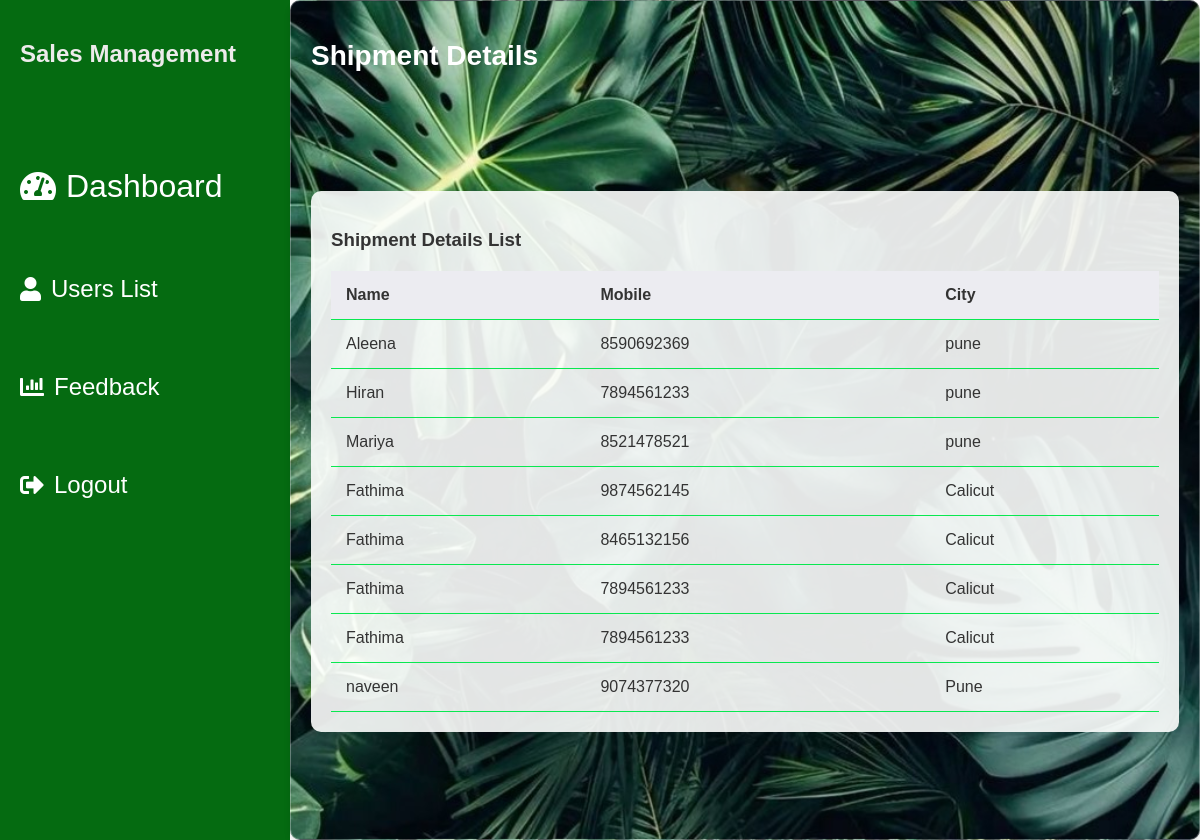
Before: /admin_userslist with the older database file.
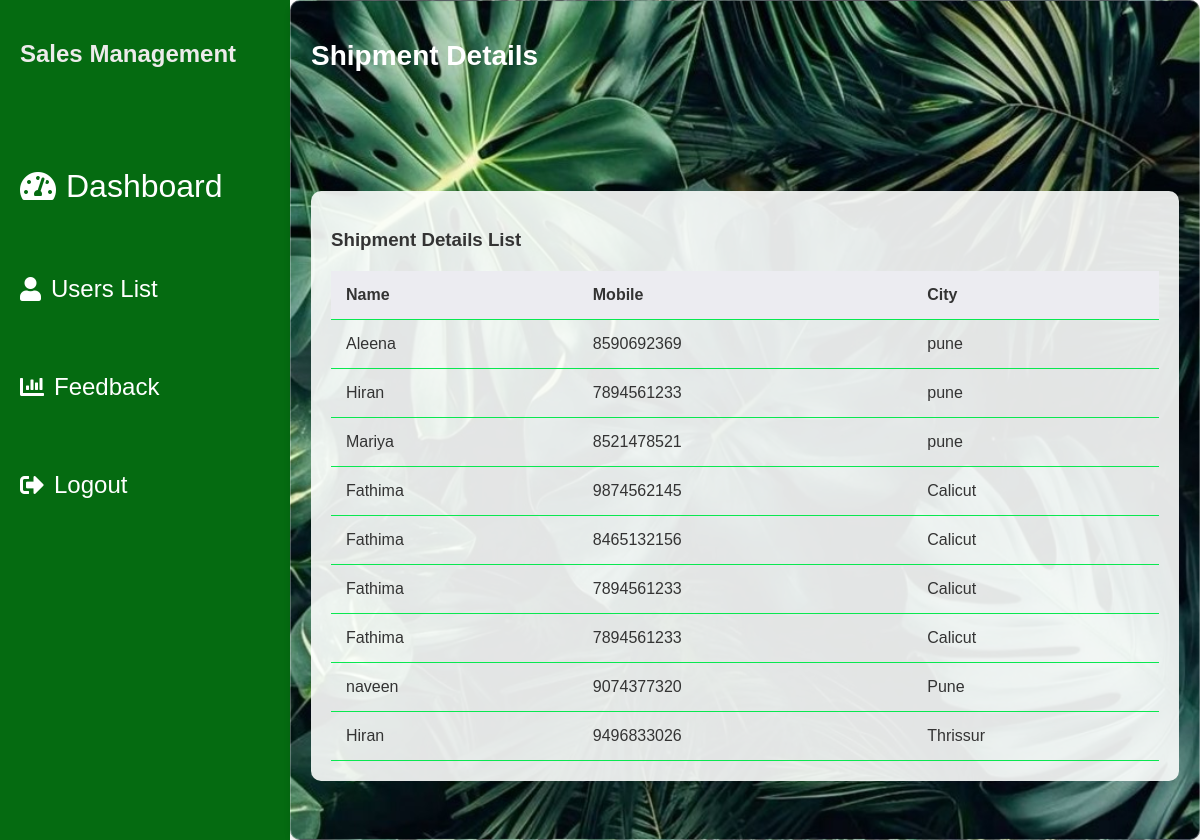
After: the same page with the newer database file.
### home/models.py (models this page shows)
class Shipment(models.Model):
    fullname = models.CharField(max_length=100)
    mobile = models.CharField(max_length=15)  # Ensure `null=True` is not set here if it's required
    pincode = models.CharField(max_length=10)
    address1 = models.TextField()
    address2 = models.TextField()
    landmark = models.CharField(max_length=255, blank=True, null=True)
    city = models.CharField(max_length=100)
    state = models.CharField(max_length=50)

### home/views.py (the view)
# urls.py: path('admin_userslist',admin_userslist,name = 'admin_userslist'),
def admin_userslist(request):
    shipment_details = Shipment.objects.all()
    return render(request,'admin_users.html',{'shipment_details':shipment_details})

### templates/admin_users.html (shortened to what this page needs)
{% load static %}
<!DOCTYPE html>
<html lang="en">
<head>
    <link rel="stylesheet" href="https://cdnjs.cloudflare.com/ajax/libs/font-awesome/5.15.4/css/all.min.css">
</head>
<body>
    <div class="container">
        <aside class="sidebar">
            <div class="logo">
                <h2> Sales Management</h2>
            </div>
            <ul class="sidebar-menu">
                <li class="active"><a href="{% url 'admin_dashboard' %}" style="color:white; padding-top: 50px; font-size: 200%; font-family: 'Gill Sans', 'Gill Sans MT', Calibri, 'Trebuchet MS', sans-serif;"><i class="fas fa-tachometer-alt"></i> Dashboard</a></li>
                <li><a href="{% url 'admin_userslist' %}" style="color:white; padding-top: 50px; font-size: 150%; font-family: 'Gill Sans', 'Gill Sans MT', Calibri, 'Trebuchet MS', sans-serif"><i class="fas fa-user"></i> Users List</a></li>
                <li><a href="{% url 'admin_feedback' %}"style="color:white; padding-top: 50px; font-size: 150%; font-family: 'Gill Sans', 'Gill Sans MT', Calibri, 'Trebuchet MS', sans-serif"><i class="fas fa-chart-bar"></i> Feedback</a></li>
                <li><a href="{% url 'userlogout' %}"style="color:white; padding-top: 50px; font-size: 150%; font-family: 'Gill Sans', 'Gill Sans MT', Calibri, 'Trebuchet MS', sans-serif"><i class="fas fa-sign-out-alt"></i> Logout</a></li>
            </ul>
        </aside>
        <main class="main-content">
            <div class="top-bar">
                <h1>Shipment Details</h1>
            </div>
            <div class="customer-table">
                <h3>Shipment Details List</h3>
                <table>
                    <thead>
                        <tr>
                            <th>Name</th>
                            <th>Mobile</th>
                            <th>City</th>
                        </tr>
                    </thead>
                    <tbody>
                        <tr>
                            {% for shipment in shipment_details %}
                            <td>{{ shipment.fullname }}</td>
                            <td>{{ shipment.mobile }}</td>
                            <td>{{ shipment.city }}</td>
                        </tr>
                        {% endfor %}
                    </tbody>
                </table>
            </div>
        </main>
    </div>
</body>
</html>

Changed rows visible on the page:
added Shipment: fullname "Hiran", mobile "9496833026", city "Thrissur"
